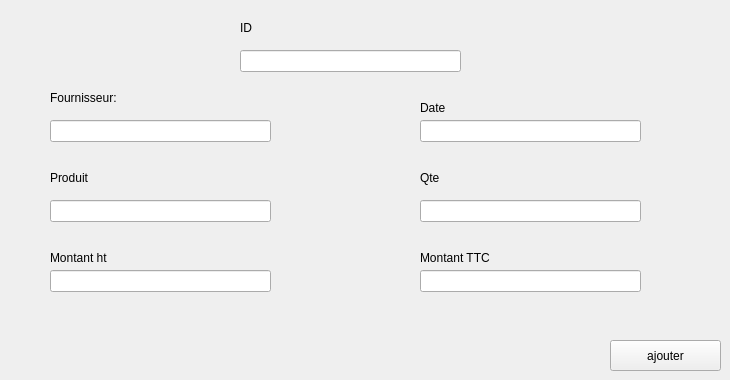
      <widget class="QWidget" name="tab_9">
       <attribute name="title">
        <string>ajouter</string>
       </attribute>
       <widget class="QLineEdit" name="id_f">
        <property name="geometry">
         <rect>
          <x>240</x>
          <y>50</y>
          <width>221</width>
          <height>22</height>
         </rect>
        </property>
       </widget>
       <widget class="QLineEdit" name="fournisseur">
        <property name="geometry">
         <rect>
          <x>50</x>
          <y>120</y>
          <width>221</width>
          <height>22</height>
         </rect>
        </property>
       </widget>
       <widget class="QLabel" name="label_20">
        <property name="geometry">
         <rect>
          <x>420</x>
          <y>100</y>
          <width>121</width>
          <height>16</height>
         </rect>
        </property>
        <property name="text">
         <string>Date</string>
        </property>
       </widget>
       <widget class="QLineEdit" name="qte">
        <property name="geometry">
         <rect>
          <x>420</x>
          <y>200</y>
          <width>221</width>
          <height>22</height>
         </rect>
        </property>
       </widget>
       <widget class="QLineEdit" name="ht">
        <property name="geometry">
         <rect>
          <x>50</x>
          <y>270</y>
          <width>221</width>
          <height>22</height>
         </rect>
        </property>
       </widget>
       <widget class="QLabel" name="label_23">
        <property name="geometry">
         <rect>
          <x>420</x>
          <y>250</y>
          <width>111</width>
          <height>16</height>
         </rect>
        </property>
        <property name="text">
         <string>Montant TTC</string>
        </property>
       </widget>
       <widget class="QLabel" name="label_4">
        <property name="geometry">
         <rect>
          <x>50</x>
          <y>90</y>
          <width>111</width>
          <height>16</height>
         </rect>
        </property>
        <property name="text">
         <string>Fournisseur:</string>
        </property>
       </widget>
       <widget class="QLineEdit" name="date">
        <property name="geometry">
         <rect>
          <x>420</x>
          <y>120</y>
          <width>221</width>
          <height>22</height>
         </rect>
        </property>
       </widget>
       <widget class="QLabel" name="label_24">
        <property name="geometry">
         <rect>
          <x>50</x>
          <y>170</y>
          <width>81</width>
          <height>16</height>
         </rect>
        </property>
        <property name="text">
         <string>Produit</string>
        </property>
       </widget>
       <widget class="QLabel" name="label_26">
        <property name="geometry">
         <rect>
          <x>420</x>
          <y>170</y>
          <width>56</width>
          <height>16</height>
         </rect>
        </property>
        <property name="text">
         <string>Qte</string>
        </property>
       </widget>
       <widget class="QLineEdit" name="produit">
        <property name="geometry">
         <rect>
          <x>50</x>
          <y>200</y>
          <width>221</width>
          <height>22</height>
         </rect>
        </property>
       </widget>
       <widget class="QLineEdit" name="ttc">
        <property name="geometry">
         <rect>
          <x>420</x>
          <y>270</y>
          <width>221</width>
          <height>22</height>
         </rect>
        </property>
       </widget>
       <widget class="QPushButton" name="ajouter_four">
        <property name="geometry">
         <rect>
          <x>610</x>
          <y>340</y>
          <width>111</width>
          <height>31</height>
         </rect>
        </property>
        <property name="styleSheet">
         <string notr="true">#pushButton_choisir  {
-moz-box-shadow: 0px 10px 14px -7px #3e7327;
	-webkit-box-shadow: 0px 10px 14px -7px #3e7327;
	box-shadow: 0px 10px 14px -7px #3e7327;
	background:-webkit-gradient(linear, left top, left bottom, color-stop(0.05, #77b55a), color-stop(1, #72b352));
	background:-moz-linear-gradient(top, #77b55a 5%, #72b352 100%);
	background:-webkit-linear-gradient(top, #77b55a 5%, #72b352 100%);
	background:-o-linear-gradient(top, #77b55a 5%, #72b352 100%);
	background:-ms-linear-gradient(top, #77b55a 5%, #72b352 100%);
	background:linear-gradient(to bottom, #77b55a 5%, #72b352 100%);
	
	background-color: darkCyan ;
	-moz-border-radius:4px;
	-webkit-border-radius:4px;
	border-radius:4px;
	border:1px solid #4b8f29;
	display:inline-block;
	cursor:pointer;
	color:#ffffff;
	font-family:Arial;
	font-size:13px;
	font-weight:bold;
	padding:6px 12px;
	text-decoration:none;
	text-shadow:0px 1px 0px #5b8a3c;
}
#pushButton_choisir:hover {
background:-webkit-gradient(linear, left top, left bottom, color-stop(0.05, #72b352), color-stop(1, #77b55a));
	background:-moz-linear-gradient(top, #72b352 5%, #77b55a 100%);
	background:-webkit-linear-gradient(top, #72b352 5%, #77b55a 100%);
	background:-o-linear-gradient(top, #72b352 5%, #77b55a 100%);
	background:-ms-linear-gradient(top, #72b352 5%, #77b55a 100%);
	background:linear-gradient(to bottom, #72b352 5%, #77b55a 100%);
	
	background-color:blue;
}</string>
        </property>
        <property name="text">
         <string>ajouter</string>
        </property>
       </widget>
       <widget class="QLabel" name="label_27">
        <property name="geometry">
         <rect>
          <x>240</x>
          <y>20</y>
          <width>56</width>
          <height>16</height>
         </rect>
        </property>
        <property name="text">
         <string>ID</string>
        </property>
       </widget>
       <widget class="QLabel" name="label_29">
        <property name="geometry">
         <rect>
          <x>50</x>
          <y>250</y>
          <width>71</width>
          <height>16</height>
         </rect>
        </property>
        <property name="text">
         <string>Montant ht</string>
        </property>
       </widget>
      </widget>
